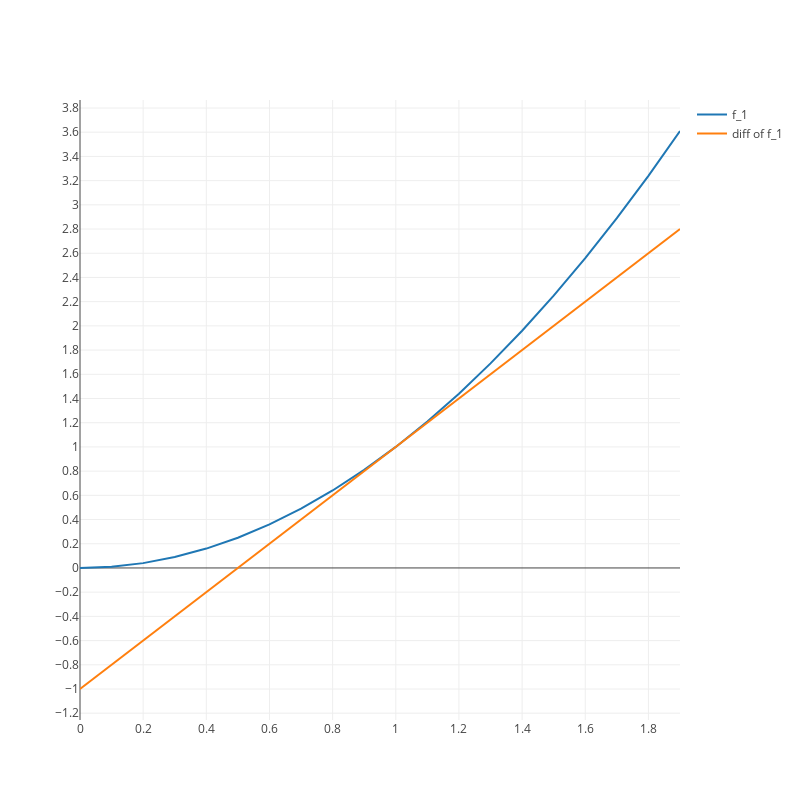

The notebook cell this image was saved under:
### Code cell
iplot(line_fig)

### Figure 1 — Plotly figure (JSON) as saved in the notebook; plotly's stock layout.template omitted (floating-point values rounded to 4 significant figures)
{"data": [{"mode": "lines", "name": "f_1", "type": "scatter", "uid": "b97ca951-b34a-4ff2-a20f-a01e91d9fb58", "x": [0, 0.1, 0.2, 0.3, 0.4, 0.5, 0.6, 0.7, 0.8, 0.9, 1, 1.1, 1.2, 1.3, 1.4, 1.5, 1.6, 1.7, 1.8, 1.9], "y": [0, 0.01, 0.04, 0.09, 0.16, 0.25, 0.36, 0.49, 0.64, 0.81, 1, 1.21, 1.44, 1.69, 1.96, 2.25, 2.56, 2.89, 3.24, 3.61]}, {"mode": "lines", "name": "diff of f_1", "type": "scatter", "uid": "3ddbe776-aab5-4e05-a223-1cca0833ea9b", "x": [0, 0.1, 0.2, 0.3, 0.4, 0.5, 0.6, 0.7, 0.8, 0.9, 1, 1.1, 1.2, 1.3, 1.4, 1.5, 1.6, 1.7, 1.8, 1.9], "y": [-1, -0.8, -0.6, -0.4, -0.2, 0, 0.2, 0.4, 0.6, 0.8, 1, 1.2, 1.4, 1.6, 1.8, 2, 2.2, 2.4, 2.6, 2.8]}], "layout": {"height": 800, "width": 800, "xaxis": {"dtick": 0.2}, "yaxis": {"dtick": 0.2}}}
